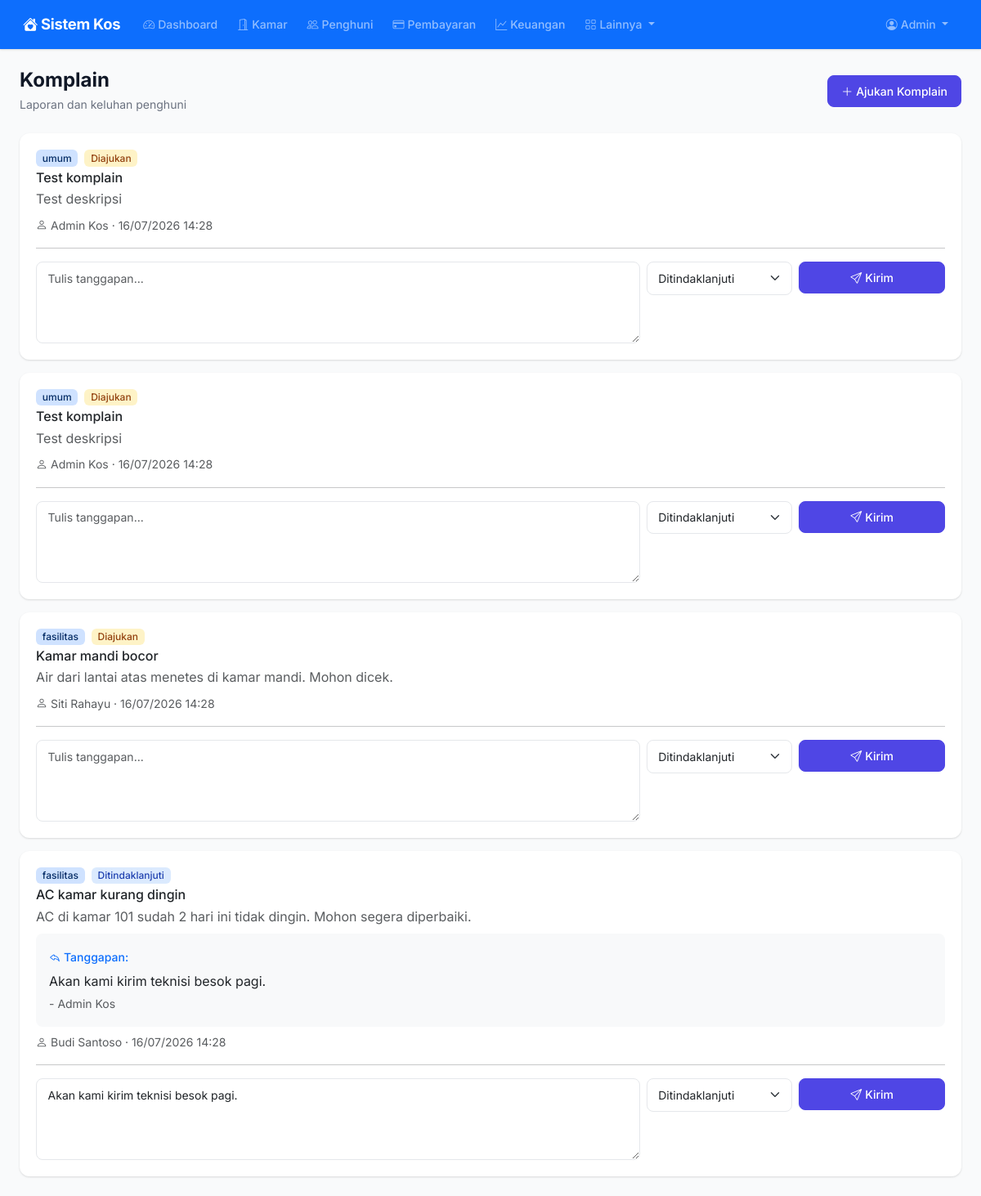
The page /komplain/ (signed in) on the database as committed earlier.
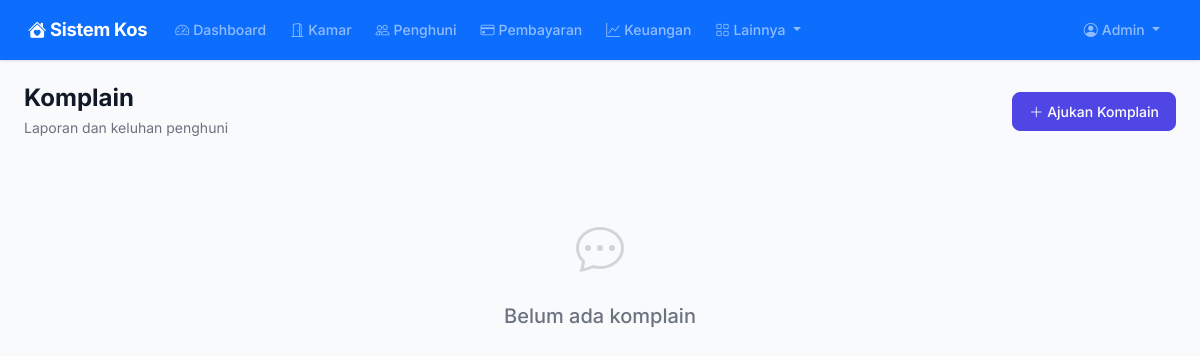
The same page on the database as committed later.
### models.py (models this page shows, shortened)
class Complaint(db.Model):
    __tablename__ = "complaints"
    id = db.Column(db.Integer, primary_key=True)
    user_id = db.Column(db.Integer, db.ForeignKey("users.id"), nullable=False)
    judul = db.Column(db.String(200), nullable=False)
    deskripsi = db.Column(db.Text, nullable=False)
    kategori = db.Column(db.String(50), default="umum")
    status = db.Column(db.String(20), default="diajukan")
    tanggapan = db.Column(db.Text)
    ditanggapi_oleh = db.Column(db.Integer, db.ForeignKey("users.id"))
    created_at = db.Column(db.DateTime, default=datetime.utcnow)
    user = db.relationship("User", foreign_keys=[user_id], backref="complaints")
    responder = db.relationship("User", foreign_keys=[ditanggapi_oleh])

class User(UserMixin, db.Model):
    __tablename__ = "users"
    id = db.Column(db.Integer, primary_key=True)
    username = db.Column(db.String(80), unique=True, nullable=False)
    email = db.Column(db.String(120), unique=True, nullable=False)
    password_hash = db.Column(db.String(256), nullable=False)
    role = db.Column(db.String(20), nullable=False, default="client")
    nama_lengkap = db.Column(db.String(150), nullable=False)
    no_telepon = db.Column(db.String(20))
    alamat = db.Column(db.Text)
    is_active = db.Column(db.Boolean, default=True)
    created_at = db.Column(db.DateTime, default=datetime.utcnow)
    bookings = db.relationship("Booking", backref="client", lazy="dynamic")
    notifications = db.relationship("Notification", backref="user", lazy="dynamic")

### routes/complaints.py (the view)
@complaint_bp.route("/")
@login_required
def index():
    if current_user.role in ("admin", "management"):
        c = Complaint.query.order_by(Complaint.created_at.desc()).all()
    else:
        c = Complaint.query.filter_by(user_id=current_user.id).order_by(Complaint.created_at.desc()).all()
    return render_template("complaints/index.html", complaints=c)

### app.py (called while the page is built)
def create_app():
    app = Flask(__name__)
    app.config.from_object("config.Config")
    db.init_app(app)
    login_manager.init_app(app)
    csrf.init_app(app)
    login_manager.login_view = "auth.login"
    login_manager.login_message = "Silakan login terlebih dahulu."
    from models import User
    @login_manager.user_loader
    def load_user(user_id):
        return User.query.get(int(user_id))
    @app.context_processor
    def inject_now():
        from datetime import datetime
        return {"now": datetime.now()}
    @app.context_processor
    def inject_utility():
        from datetime import date
        return {"date_today": date.today()}
    from routes import register_routes
    register_routes(app)
    with app.app_context():
        db.create_all()
    return app

### templates/complaints/index.html (shortened to what this page needs)
{% extends "base.html" %}
{% block content %}
<div class="page-header d-flex flex-wrap justify-content-between align-items-center">
    <div>
        <h1>Komplain</h1>
        <p>Laporan dan keluhan penghuni</p>
    </div>
    <a href="{{ url_for('complaints.create') }}" class="btn btn-primary">
        <i class="bi bi-plus-lg me-1"></i>Ajukan Komplain
    </a>
</div>
{% if complaints %}
<div class="row g-3">
    {% for c in complaints %}
    <div class="col-12">
        <div class="card border-0">
            <div class="card-body">
                <div class="d-flex justify-content-between align-items-start gap-3">
                    <div class="flex-grow-1">
                        <div class="d-flex align-items-center gap-2 mb-1">
                            <span class="badge bg-primary-subtle text-primary-emphasis">{{ c.kategori }}</span>
                            {% set st = c.status|lower %}
                            {% if st == 'diajukan' %}
                            <span class="badge badge-warning">Diajukan</span>
                            {% elif st == 'ditindaklanjuti' %}
                            <span class="badge badge-info">Ditindaklanjuti</span>
                            {% elif st == 'selesai' %}
                            <span class="badge badge-success">Selesai</span>
                            {% else %}
                            <span class="badge badge-secondary">{{ c.status }}</span>
                            {% endif %}
                        </div>
                        <h6 class="mb-1">{{ c.judul }}</h6>
                        <p class="text-muted mb-2" style="white-space:pre-line">{{ c.deskripsi }}</p>
                        {% if c.tanggapan %}
                        <div class="bg-light p-3 rounded-3 mt-2">
                            <small class="fw-medium text-primary"><i class="bi bi-reply me-1"></i>Tanggapan:</small>
                            <p class="mb-0 mt-1" style="white-space:pre-line">{{ c.tanggapan }}</p>
                            {% if c.responder %}
                            <small class="text-muted mt-1 d-block">- {{ c.responder.nama_lengkap }}</small>
                            {% endif %}
                        </div>
                        {% endif %}
                        <small class="text-muted mt-2 d-block">
                            <i class="bi bi-person me-1"></i>{{ c.user.nama_lengkap }}
                            &middot; {{ c.created_at.strftime('%d/%m/%Y %H:%M') }}
                        </small>
                    </div>
                </div>
                {% if current_user.role in ('admin', 'management') and c.status != 'selesai' %}
                <hr>
                <form method="POST" action="{{ url_for('complaints.respond', id=c.id) }}" class="mt-2">
                    <div class="row g-2">
                        <div class="col-md-8">
                            <textarea name="tanggapan" class="form-control" rows="2"
                                      placeholder="Tulis tanggapan..." required>{{ c.tanggapan or '' }}</textarea>
                        </div>
                        <div class="col-md-2">
                            <select name="status" class="form-select">
                                <option value="ditindaklanjuti" {% if c.status == 'ditindaklanjuti' %}selected{% endif %}>Ditindaklanjuti</option>
                            </select>
                        </div>
                        <div class="col-md-2">
                            <button type="submit" class="btn btn-primary w-100">
                                <i class="bi bi-send me-1"></i>Kirim
                            </button>
                        </div>
                    </div>
                </form>
                {% endif %}
            </div>
        </div>
    </div>
    {% endfor %}
</div>
{% else %}
<div class="empty-state">
    <i class="bi bi-chat-dots"></i>
    <h5>Belum ada komplain</h5>
</div>
{% endif %}
{% endblock %}

Rows that differ between the two databases and show on the page:
removed Complaint: kategori "umum", shows "Diajukan", judul "Test komplain", deskripsi "Test deskripsi", user.nama_lengkap "Admin Kos", created_at "16/07/2026 14:28"
removed Complaint: kategori "umum", shows "Diajukan", judul "Test komplain", deskripsi "Test deskripsi", user.nama_lengkap "Admin Kos", created_at "16/07/2026 14:28"
removed Complaint: kategori "fasilitas", shows "Diajukan", judul "Kamar mandi bocor", deskripsi "Air dari lantai atas menetes di kamar mandi. Mohon dicek.", user.nama_lengkap "Siti Rahayu", created_at "16/07/2026 14:28"
removed Complaint: kategori "fasilitas", shows "Ditindaklanjuti", judul "AC kamar kurang dingin", deskripsi "AC di kamar 101 sudah 2 hari ini tidak dingin. Mohon segera diperbaiki.", tanggapan "Akan kami kirim teknisi besok pagi.", responder.nama_lengkap "Admin Kos", user.nama_lengkap "Budi Santoso", created_at "16/07/2026 14:28", status "Ditindaklanjuti"
Other text that changed with them:
text now shown: "Belum ada komplain"
